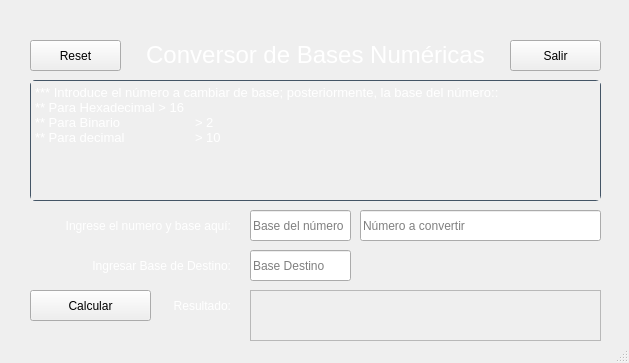
<?xml version="1.0" encoding="UTF-8"?>
<ui version="4.0">
 <class>MainWindow</class>
 <widget class="QMainWindow" name="MainWindow">
  <property name="windowModality">
   <enum>Qt::NonModal</enum>
  </property>
  <property name="geometry">
   <rect>
    <x>0</x>
    <y>0</y>
    <width>629</width>
    <height>363</height>
   </rect>
  </property>
  <property name="sizePolicy">
   <sizepolicy hsizetype="Fixed" vsizetype="Fixed">
    <horstretch>0</horstretch>
    <verstretch>0</verstretch>
   </sizepolicy>
  </property>
  <property name="acceptDrops">
   <bool>false</bool>
  </property>
  <property name="windowTitle">
   <string>MainWindow</string>
  </property>
  <property name="windowIcon">
   <iconset>
    <normaloff>Calculator.ico</normaloff>Calculator.ico</iconset>
  </property>
  <widget class="QWidget" name="centralwidget">
   <widget class="QLineEdit" name="txtNumero">
    <property name="geometry">
     <rect>
      <x>360</x>
      <y>210</y>
      <width>241</width>
      <height>31</height>
     </rect>
    </property>
    <property name="focusPolicy">
     <enum>Qt::StrongFocus</enum>
    </property>
    <property name="contextMenuPolicy">
     <enum>Qt::DefaultContextMenu</enum>
    </property>
    <property name="styleSheet">
     <string notr="true"/>
    </property>
    <property name="frame">
     <bool>true</bool>
    </property>
    <property name="placeholderText">
     <string>Número a convertir</string>
    </property>
   </widget>
   <widget class="QLineEdit" name="txtBase">
    <property name="geometry">
     <rect>
      <x>250</x>
      <y>210</y>
      <width>101</width>
      <height>31</height>
     </rect>
    </property>
    <property name="styleSheet">
     <string notr="true"/>
    </property>
    <property name="placeholderText">
     <string>Base del número</string>
    </property>
   </widget>
   <widget class="QLabel" name="lblEntrada">
    <property name="geometry">
     <rect>
      <x>30</x>
      <y>210</y>
      <width>201</width>
      <height>31</height>
     </rect>
    </property>
    <property name="styleSheet">
     <string notr="true">color:white;</string>
    </property>
    <property name="text">
     <string>Ingrese el numero y base aquí:</string>
    </property>
    <property name="alignment">
     <set>Qt::AlignRight|Qt::AlignTrailing|Qt::AlignVCenter</set>
    </property>
   </widget>
   <widget class="QTextEdit" name="txtInstrucciones">
    <property name="enabled">
     <bool>false</bool>
    </property>
    <property name="geometry">
     <rect>
      <x>30</x>
      <y>80</y>
      <width>571</width>
      <height>121</height>
     </rect>
    </property>
    <property name="focusPolicy">
     <enum>Qt::StrongFocus</enum>
    </property>
    <property name="styleSheet">
     <string notr="true">border: 1px solid #456;
border-radius: 5px;
background-image: url(wood.jpg);
font-family: Arial;</string>
    </property>
    <property name="html">
     <string>&lt;!DOCTYPE HTML PUBLIC &quot;-//W3C//DTD HTML 4.0//EN&quot; &quot;http://www.w3.org/TR/REC-html40/strict.dtd&quot;&gt;
&lt;html&gt;&lt;head&gt;&lt;meta name=&quot;qrichtext&quot; content=&quot;1&quot; /&gt;&lt;style type=&quot;text/css&quot;&gt;
p, li { white-space: pre-wrap; }
&lt;/style&gt;&lt;/head&gt;&lt;body style=&quot; font-family:'Arial'; font-size:8.25pt; font-weight:400; font-style:normal;&quot;&gt;
&lt;p style=&quot; margin-top:0px; margin-bottom:0px; margin-left:0px; margin-right:0px; -qt-block-indent:0; text-indent:0px;&quot;&gt;&lt;span style=&quot; font-family:'Courier New'; font-size:10pt; color:#ffffff;&quot;&gt;*** Introduce el número a cambiar de base; posteriormente, la base del número::&lt;/span&gt;&lt;/p&gt;
&lt;p style=&quot; margin-top:0px; margin-bottom:0px; margin-left:0px; margin-right:0px; -qt-block-indent:0; text-indent:0px;&quot;&gt;&lt;span style=&quot; font-family:'Courier New'; font-size:10pt; color:#ffffff;&quot;&gt;** Para Hexadecimal &amp;gt; 16&lt;/span&gt;&lt;/p&gt;
&lt;p style=&quot; margin-top:0px; margin-bottom:0px; margin-left:0px; margin-right:0px; -qt-block-indent:0; text-indent:0px;&quot;&gt;&lt;span style=&quot; font-family:'Courier New'; font-size:10pt; color:#ffffff;&quot;&gt;** Para Binario 	&amp;gt; 2&lt;/span&gt;&lt;/p&gt;
&lt;p style=&quot; margin-top:0px; margin-bottom:0px; margin-left:0px; margin-right:0px; -qt-block-indent:0; text-indent:0px;&quot;&gt;&lt;span style=&quot; font-family:'Courier New'; font-size:10pt; color:#ffffff;&quot;&gt;** Para decimal 	&amp;gt; 10&lt;/span&gt;&lt;/p&gt;&lt;/body&gt;&lt;/html&gt;</string>
    </property>
   </widget>
   <widget class="QLabel" name="lblResultado">
    <property name="geometry">
     <rect>
      <x>160</x>
      <y>290</y>
      <width>71</width>
      <height>31</height>
     </rect>
    </property>
    <property name="styleSheet">
     <string notr="true">color: white;</string>
    </property>
    <property name="text">
     <string>Resultado:</string>
    </property>
    <property name="alignment">
     <set>Qt::AlignRight|Qt::AlignTrailing|Qt::AlignVCenter</set>
    </property>
   </widget>
   <widget class="QLabel" name="lblTitle">
    <property name="geometry">
     <rect>
      <x>140</x>
      <y>40</y>
      <width>351</width>
      <height>31</height>
     </rect>
    </property>
    <property name="text">
     <string>&lt;html&gt;&lt;head/&gt;&lt;body&gt;&lt;p align=&quot;center&quot;&gt;&lt;span style=&quot; font-size:18pt; color:#ffffff;&quot;&gt;Conversor de Bases Numéricas&lt;/span&gt;&lt;/p&gt;&lt;/body&gt;&lt;/html&gt;</string>
    </property>
   </widget>
   <widget class="QPushButton" name="pbCalcular">
    <property name="geometry">
     <rect>
      <x>30</x>
      <y>290</y>
      <width>121</width>
      <height>31</height>
     </rect>
    </property>
    <property name="cursor">
     <cursorShape>PointingHandCursor</cursorShape>
    </property>
    <property name="styleSheet">
     <string notr="true">:active, :link{
background-image:url(wood.jpg);
color: white;
border: 1px solid white;
border-radius: 5px;
padding: 5px;
font-family: Arial;
}
:hover, :focus {
background-image:url(wood.jpg);
color: white;
border: 2px solid white;
border-radius: 5px;
padding: 5px;
font-family: Arial;
}</string>
    </property>
    <property name="text">
     <string>Calcular</string>
    </property>
   </widget>
   <widget class="QTextEdit" name="txtResultado">
    <property name="enabled">
     <bool>false</bool>
    </property>
    <property name="geometry">
     <rect>
      <x>250</x>
      <y>290</y>
      <width>351</width>
      <height>51</height>
     </rect>
    </property>
   </widget>
   <widget class="QLineEdit" name="txtBaseDest">
    <property name="geometry">
     <rect>
      <x>250</x>
      <y>250</y>
      <width>101</width>
      <height>31</height>
     </rect>
    </property>
    <property name="styleSheet">
     <string notr="true"/>
    </property>
    <property name="placeholderText">
     <string>Base Destino</string>
    </property>
   </widget>
   <widget class="QLabel" name="lblEntrada_2">
    <property name="geometry">
     <rect>
      <x>30</x>
      <y>250</y>
      <width>201</width>
      <height>31</height>
     </rect>
    </property>
    <property name="styleSheet">
     <string notr="true">color: white;</string>
    </property>
    <property name="text">
     <string>Ingresar Base de Destino:</string>
    </property>
    <property name="alignment">
     <set>Qt::AlignRight|Qt::AlignTrailing|Qt::AlignVCenter</set>
    </property>
   </widget>
   <widget class="QPushButton" name="pbQuit">
    <property name="geometry">
     <rect>
      <x>510</x>
      <y>40</y>
      <width>91</width>
      <height>31</height>
     </rect>
    </property>
    <property name="cursor">
     <cursorShape>PointingHandCursor</cursorShape>
    </property>
    <property name="whatsThis">
     <string/>
    </property>
    <property name="styleSheet">
     <string notr="true">:active, :link{
background-image:url(wood.jpg);
color: white;
border: 1px solid red;
border-radius: 5px;
padding: 5px;
font-family: Arial;
}
:hover, :focus {
background-image:url(wood.jpg);
color: white;
border: 2px solid red;
border-radius: 5px;
padding: 5px;
font-family: Arial;
}</string>
    </property>
    <property name="text">
     <string>Salir</string>
    </property>
   </widget>
   <widget class="QPushButton" name="pbReset">
    <property name="geometry">
     <rect>
      <x>30</x>
      <y>40</y>
      <width>91</width>
      <height>31</height>
     </rect>
    </property>
    <property name="cursor">
     <cursorShape>PointingHandCursor</cursorShape>
    </property>
    <property name="styleSheet">
     <string notr="true">:active, :link {
background-image:url(wood.jpg);
color: white;
border: 1px solid green;
border-radius: 5px;
padding: 5px;
font-family: Arial;
}
:hover, :focus {
background-image:url(wood.jpg);
color: white;
border: 2px solid green;
border-radius: 5px;
padding: 5px;
font-family: Arial;
}</string>
    </property>
    <property name="text">
     <string>Reset</string>
    </property>
    <property name="iconSize">
     <size>
      <width>10</width>
      <height>10</height>
     </size>
    </property>
   </widget>
  </widget>
  <widget class="QStatusBar" name="statusbar"/>
 </widget>
 <tabstops>
  <tabstop>txtBase</tabstop>
  <tabstop>txtNumero</tabstop>
  <tabstop>txtBaseDest</tabstop>
  <tabstop>txtResultado</tabstop>
  <tabstop>pbCalcular</tabstop>
  <tabstop>txtInstrucciones</tabstop>
  <tabstop>pbReset</tabstop>
  <tabstop>pbQuit</tabstop>
 </tabstops>
 <resources/>
 <connections/>
</ui>
